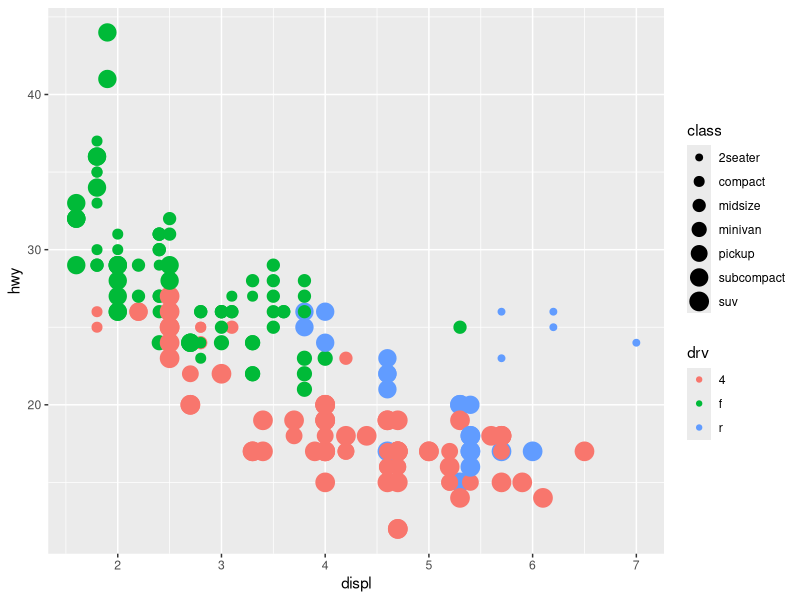

This chart was generated by the following R code:
## ---- chunk 1
knitr::opts_chunk$set(echo = TRUE)
## ---- chunk 2
library(ggplot2)
ggplot(data=mpg) + geom_point(mapping=aes(x=displ,y=hwy,color=drv,size=class))
